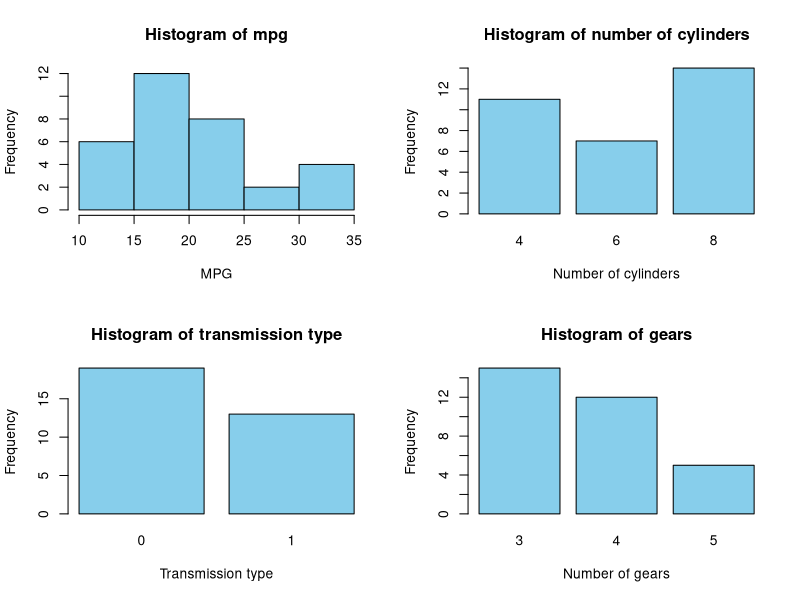
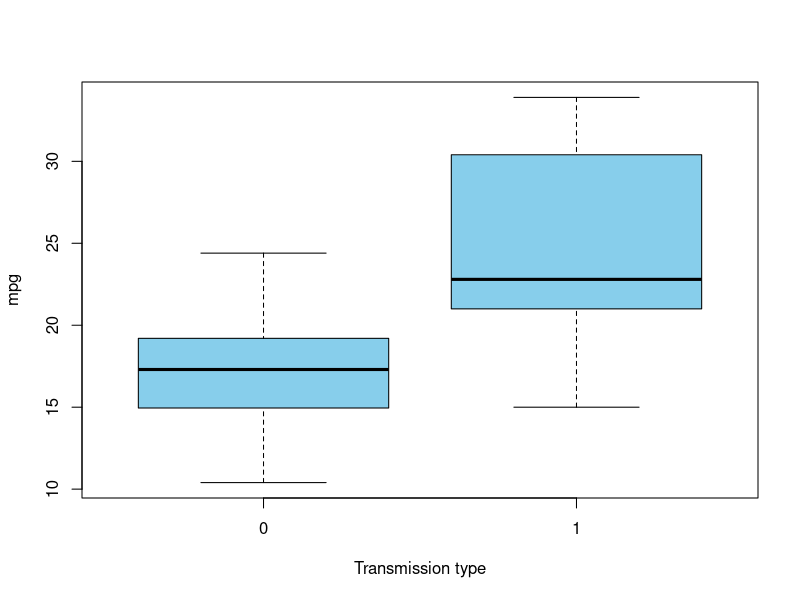
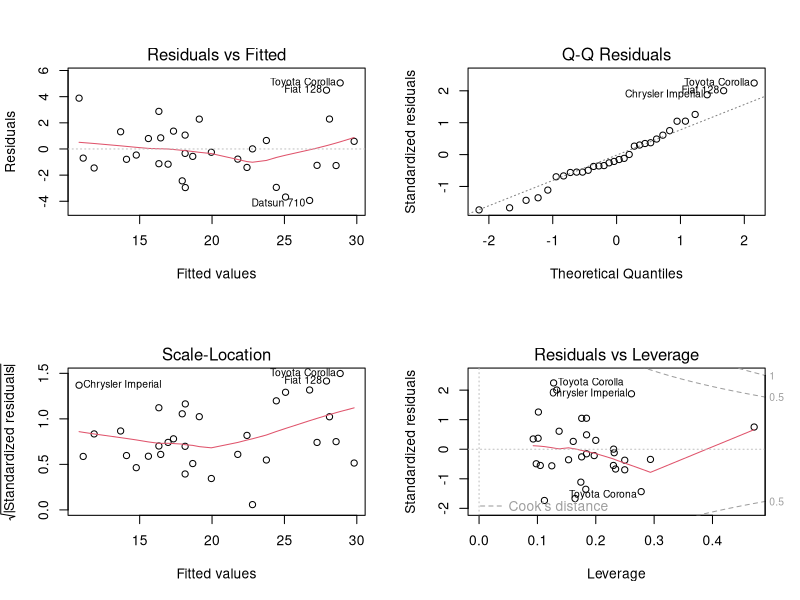

The R script that drew these images, in order:
# exploratory data analysis
data(mtcars)
mtcars$cyl <- as.factor(mtcars$cyl)
mtcars$vs <- as.factor(mtcars$vs)
mtcars$am <- as.factor(mtcars$am)
mtcars$gear <- as.factor(mtcars$gear)
mtcars$carb <- as.factor(mtcars$carb)
summary(mtcars$mpg)

# t.test
at <- mtcars[mtcars$am == 0,]
mt <- mtcars[mtcars$am == 1,]
t.test(at$mpg, mt$mpg)$p.value
t.test(at$mpg, mt$mpg)$conf

# regression model mpg ~ am
fit1 <- lm(mpg ~ am, data = mtcars)
summary(fit1)$coeff
summary(fit1)$r.squared

# choosing top predictors
fit_full <- lm(mpg ~ ., data = mtcars)
step_fit <- step(fit_full, trace = 0)
summary(step_fit)$coeff

# multivariate regression
fit4 <- lm(mpg ~ am + cyl + hp + wt, data = mtcars)
summary(fit4)$r.squared

# compare two models
anova(fit1, fit4)

# Figure 1
par(mfrow = c(2, 2))
hist(mtcars$mpg, main = "Histogram of mpg", col = "skyblue", xlab = "MPG")
barplot(table(mtcars$cyl), main = "Histogram of number of cylinders",
        xlab = "Number of cylinders", ylab = "Frequency", col = "skyblue")
barplot(table(mtcars$am), main = "Histogram of transmission type", 
        col = "skyblue", xlab = "Transmission type", ylab = "Frequency")
barplot(table(mtcars$gear), main = "Histogram of gears", 
        col = "skyblue", xlab = "Number of gears", ylab = "Frequency")

# Figure 2
par(mfrow = c(1, 1))
boxplot(mpg ~ am, data = mtcars, xlab = "Transmission type", col = "skyblue")

# Figure 3
par(mfrow = c(2, 2))
plot(fit4)
